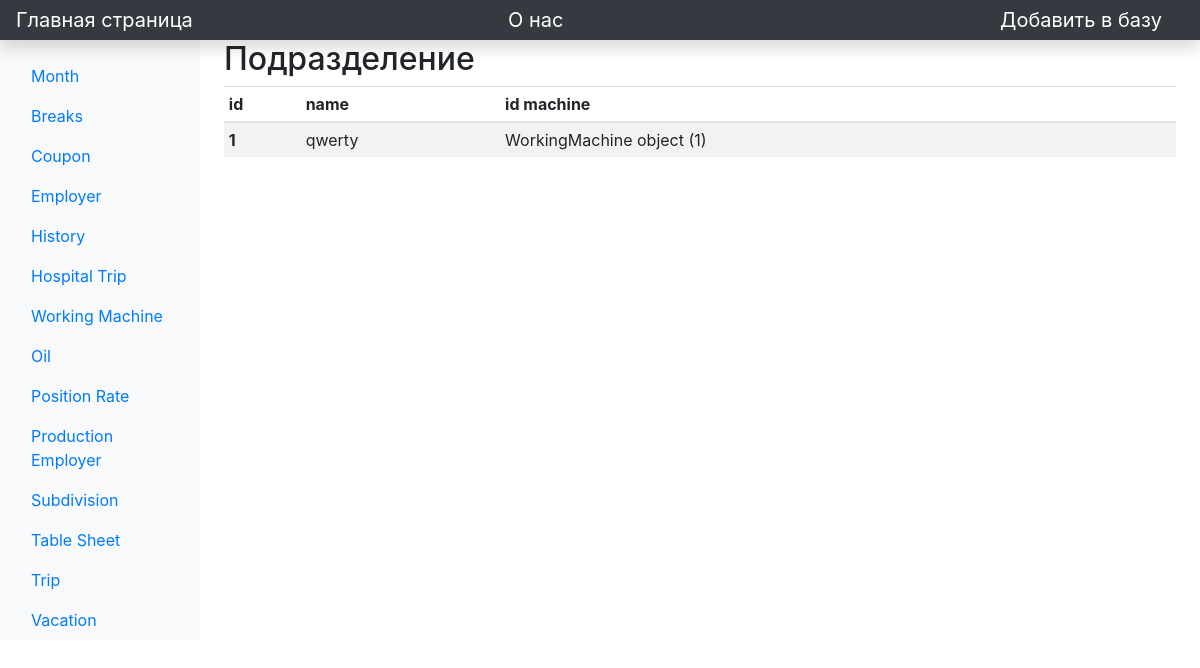
Page /view/subdivision_ on the committed database.
### main/models.py (models this page shows)
class Subdivision(models.Model):
    name = models.CharField('Name subdivision', max_length=64)
    id_machine = models.ForeignKey('WorkingMachine', on_delete=models.PROTECT)

class WorkingMachine(models.Model):
    name = models.CharField('Name machine', max_length=64)
    model = models.CharField('Model machine', max_length=64)
    year_creation = models.IntegerField('Year creation')

### main/views.py (the view)
# urls.py: path('view/subdivision_', views.subdivision_, name='subdivision_'),
def subdivision_(request):
    task = Subdivision.objects.all()
    return render(request, 'main/view/subdivision_.html', {'task': task})

### main/templates/main/view/subdivision_.html (shortened to what this page needs)
{% extends 'main/base.html' %}
{% block content %}
        <main class="col-md-9 ms-sm-auto col-lg-10 px-md-4">
            <h2>Подразделение</h2>
            <div class="">
                <table class="table table-striped table-sm ">
                    <thead>
                    <tr>
                        <th scope="col">id</th>
                        <th scope="col">name</th>
                        <th scope="col">id machine</th>
                    </tr>
                    </thead>
                    <tbody>
                    {% if task %}
                    {% for i in task %}
                        <tr>
                            <th scope="row">{{ i.id }}</th>
                            <td>{{ i.name}}</td>
                            <td>{{ i.id_machine }}</td>
                        </tr>
                    {% endfor %}
                    {% else %}
                    <tr>
                        <td>Empty!</td>
                    </tr>
                    {% endif %}
                    </tbody>
                </table>
            </div>
        </main>
{% endblock %}

### rows in the picture
Subdivision: id "1", name "qwerty", id_machine "WorkingMachine object (1)"
